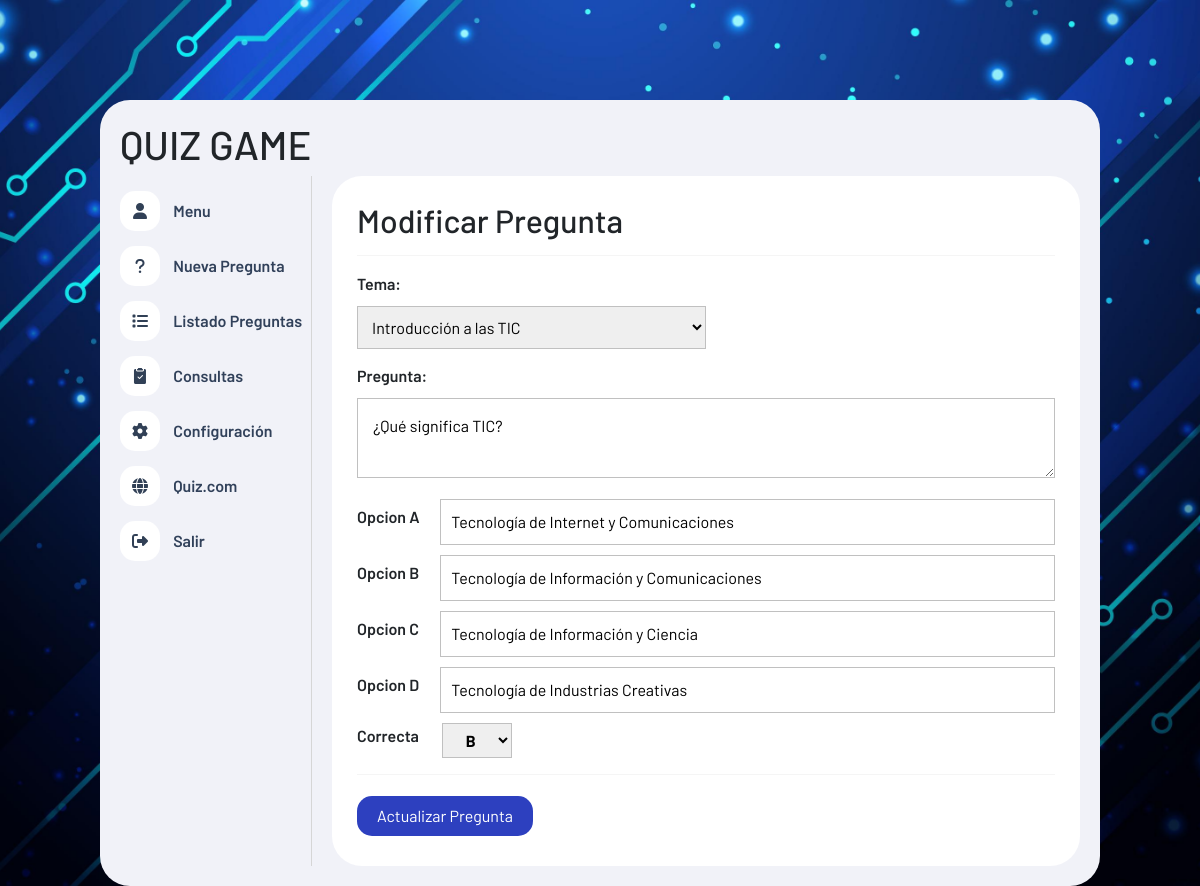
The page /admin/editarpregunta.php?idPregunta=1 (signed in) on the database its author committed.
### tables this page shows
CREATE TABLE `preguntas` (
  `id` int(11) primary key auto_increment NOT NULL,
  `tema` int(11) NOT NULL,
  `pregunta` text NOT NULL,
  `opcion_a` text NOT NULL,
  `opcion_b` text NOT NULL,
  `opcion_c` text NOT NULL,
  `opcion_d` text NOT NULL,
  `correcta` varchar(1) NOT NULL,
   FOREIGN KEY (`tema`) REFERENCES temas(`id`) ON DELETE CASCADE
);

### admin/funciones.php (called while the page is built, shortened)
<?php
function obetenerTodosLosTemas() {
    include("conexion.php");
    $query = "SELECT * FROM temas";
    $result = mysqli_query($conn, $query);
    return $result;
}
function obtenerPreguntaPorId($id) {
    include("conexion.php");
    $query = "SELECT * FROM preguntas WHERE id = $id";
    $result = mysqli_query($conn, $query);
    $pregunta = mysqli_fetch_array($result);
    return $pregunta;
}

### admin/editarpregunta.php (the view, shortened to what this page needs)
<?php
include("funciones.php");
$id = $_GET['idPregunta'];
$pregunta = obtenerPreguntaPorId($id);
$resltado_temas = obetenerTodosLosTemas();
?>
<!DOCTYPE html>
<html lang="es">
<head>
    <link rel="stylesheet" href="https://cdnjs.cloudflare.com/ajax/libs/font-awesome/6.1.1/css/all.min.css" />
    <link href="https://cdn.jsdelivr.net/npm/bootstrap@5.3.3/dist/css/bootstrap.min.css" rel="stylesheet">
    <link rel="stylesheet" href="estilo.css">
    <link rel="stylesheet" href="https://cdn.jsdelivr.net/npm/bootstrap-icons@1.11.2/font/bootstrap-icons.min.css">
</head>
<body>
    <div class="contenedor">
        <header>
            <h1>QUIZ GAME</h1>
        </header>
        <div class="contenedor-info">
            <?php include("nav.php") ?>
            <div class="panel">
                <h2>Modificar Pregunta</h2>
                <hr>
                <section id="nuevaPregunta">
                    <form action="<?php echo $_SERVER['PHP_SELF'] ?>" method="get">
                        <div class="fila">
                            <label for="">Tema: </label>
                            <select name="tema" id="tema">
                                <?php while ($row = mysqli_fetch_assoc($resltado_temas)) : ?>
                                    <?php if ($row['id'] == $pregunta['tema']) : ?>
                                    <option value="<?php echo $row['id'] ?>" selected>
                                        <?php echo $row['nombre'] ?>
                                    </option>
                                <?php else : ?>
                                    <option value="<?php echo $row['id'] ?>">
                                        <?php echo $row['nombre'] ?>
                                    </option>
                                <?php endif ?>
                                <?php endwhile ?>
                            </select>
                        </div>
                        <div class="fila">
                            <label for="">Pregunta:</label>
                            <textarea name="pregunta" id="" cols="30" rows="10" reqired><?php echo $pregunta['pregunta']?></textarea>
                        </div>
                        <div class="opciones">
                            <div class="opcion">
                                <label for="">Opcion A</label>
                                <input type="text" name="opcion_a" id="" value = "<?php echo $pregunta['opcion_a']?>"required>
                            </div>
                            <div class="opcion">
                                <label for="">Opcion B</label>
                                <input type="text" name="opcion_b" value ="<?php echo $pregunta['opcion_b']?>"required>
                            </div>
                            <div class="opcion">
                                <label for="">Opcion C</label>
                                <input type="text" name="opcion_c" required value="<?php echo $pregunta['opcion_c']?>">
                            </div>
                            <div class="opcion">
                                <label for="">Opcion D</label>
                                <input type="text" name="opcion_d" required value="<?php echo $pregunta['opcion_d']?>">
                            </div>
                        </div>
                        <div class="opcion">
                            <label for="">Correcta</label>
                            <select name="correcta" id="" class="correcta">
                                <option value="B" <?php if($pregunta['correcta']=='B'){ echo "selected";}?>>B</option>
                            </select>
                        </div>
                        <hr>
                        <input type="submit" value="Actualizar Pregunta" name="actualizar" class="btn-guardar">
                    </form>
                </section>
            </div>
        </div>
    </div>
</body>
</html>

### admin/nav.php
<nav class="nav" id="nav">
    <ul>
        <li>
            <a href="index.php">
                <div class="icono" id="0">
                    <i class="fa-solid fa-user"></i>
                </div>
                Menu
            </a>
        </li>
        <li>
            <a href="nuevapregunta.php">
                <div class="icono" id="1">
                    <i class="fa-solid fa-question"></i>
                </div>
                Nueva Pregunta
            </a>
        </li>
        <li>
            <a href="listadopreguntas.php">
                <div class="icono" id="2">
                    <i class="fa-solid fa-list"></i>
                </div>
                Listado Preguntas
            </a>
        </li>
        <li>
            <a href="partidas.php">
                <div class="icono" id="3">
                    <i class="bi bi-clipboard2-check-fill"></i>
                </div>
                Consultas
            </a>
        </li>
        <li>
            <a href="configuracion.php">
                <div class="icono" id="4">
                    <i class="fa-solid fa-gear"></i>
                </div>
                Configuración
            </a>
        </li>
        <li>
            <a href="../crear_equipo.php" target="_blank">
                <div class="icono" id="5">
                    <i class="fa-solid fa-globe"></i>
                </div>
                Quiz.com
            </a>
        </li>
        <li>
            <a href="cerrar-sesion.php">
                <div class="icono" id="6">
                    <i class="fa-solid fa-right-from-bracket"></i>
                </div>
                Salir
            </a>
        </li>
    </ul>
</nav>

### admin/estilo.css (style rules this page uses)
* { box-sizing: border-box; font-family: 'Barlow'; }
body { margin: 0; height: 100vh; background: url(../img/fondo_2.jpg); background-attachment: fixed; background-size: cover; background-repeat: no-repeat; background-position: center center; padding: 100px 10px 0 10px; }
hr { border: none; border-bottom: 1px solid #d6d6d6; }
.contenedor { max-width: 1000px; width: 100%; margin: auto; background-color: #f1f2f8; padding: 20px; border-radius: 30px; }
.contenedor .contenedor-info { display: flex; }
.contenedor .contenedor-info .nav { width: 250px; border-right: 1px solid #d6d6d6; }
.contenedor .contenedor-info .nav ul { list-style: none; margin: 0; padding: 0; }
.contenedor .contenedor-info .nav ul li { margin: 15px 0; }
.contenedor .contenedor-info .nav ul li .icono { display: inline-block; width: 40px; height: 40px; background-color: #fff; color: #314056; border-radius: 15px; text-align: center; margin-right: 10px; }
.contenedor .contenedor-info .nav ul li .icono i { line-height: 40px; }
.contenedor .contenedor-info .nav ul li a { text-decoration: none; color: #31415a; font-size: 16px; font-weight: 600; }
.contenedor .contenedor-info .panel { background-color: #fff; width: 100%; border-radius: 30px; margin-left: 20px; padding: 25px; }
#nuevaPregunta .fila { margin: 15px 0; }
#nuevaPregunta label { display: block; font-size: 16px; font-weight: 600; margin-bottom: 10px; }
#nuevaPregunta #tema { width: 50%; padding: 10px; border: 1px solid #c0c0c0; }
#nuevaPregunta textarea { width: 100%; border: 1px solid #c0c0c0; padding: 15px; max-height: 80px; }
#nuevaPregunta .opcion { display: flex; align-items: center; margin-bottom: 10px; }
#nuevaPregunta .opcion label { width: 10%; display: inline; }
#nuevaPregunta .opcion input { width: 90%; padding: 10px; margin-left: 15px; border: 1px solid #c0c0c0; }
#nuevaPregunta .correcta { width: 10%; padding: 6px; border: 1px solid #c0c0c0; margin-left: 15px; text-align: center; font-weight: bold; font-size: 16px; }
#nuevaPregunta .btn-guardar { background: #2d40bf; font-size: 16px; color: #fff; border: none; padding: 8px 20px; border-radius: 15px; margin: 5px 0; transition: .5s; cursor: pointer; }

### rows shown on the page
preguntas: pregunta "¿Qué significa TIC?", opcion_a "Tecnología de Internet y Comunicaciones", opcion_b "Tecnología de Información y Comunicaciones", opcion_c "Tecnología de Información y Ciencia", opcion_d "Tecnología de Industrias Creativas", correcta "B"

### other values the page prints
form field tema "Introducción a las TIC"
